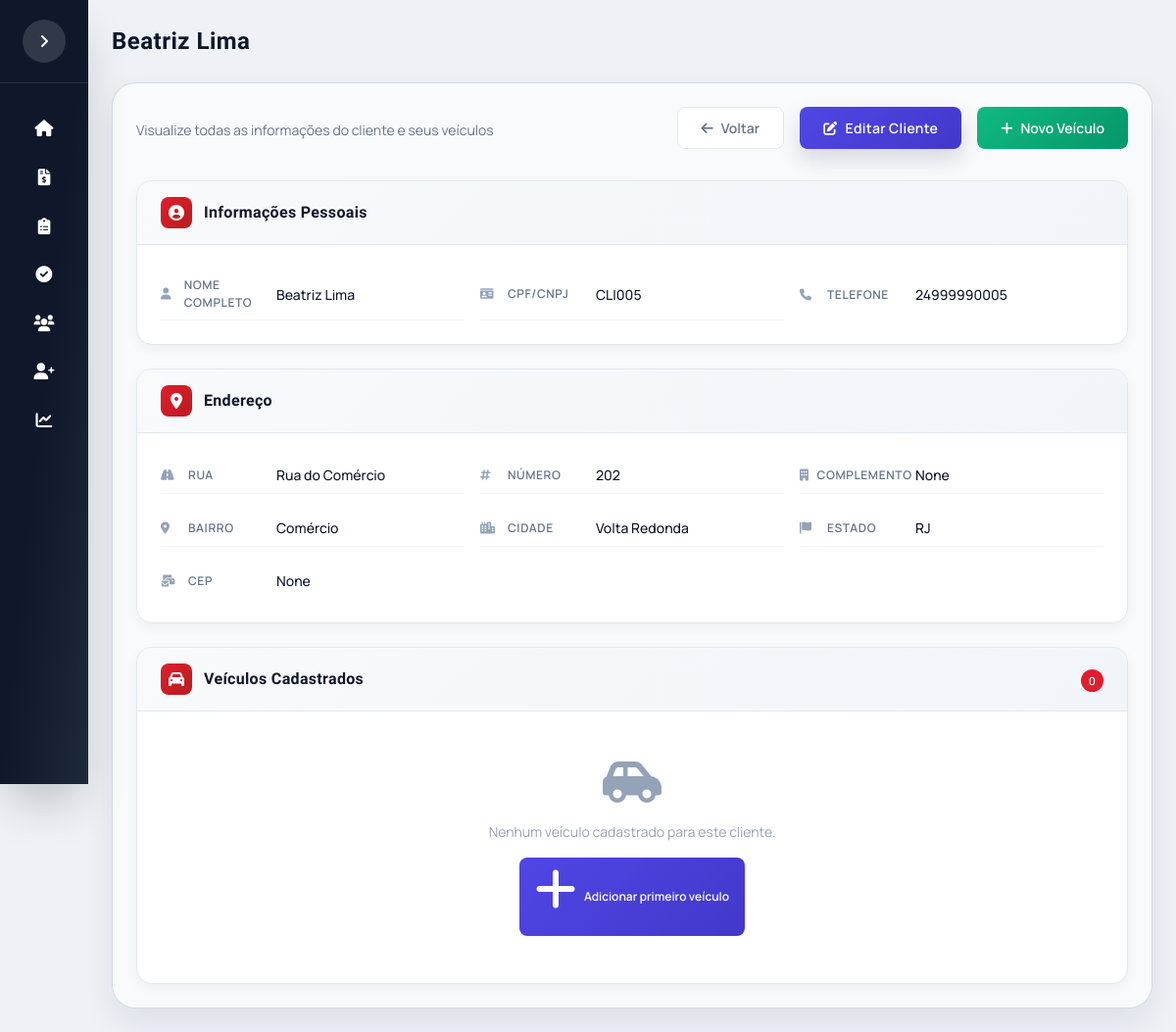
The page /cliente/5 on the database as committed earlier.
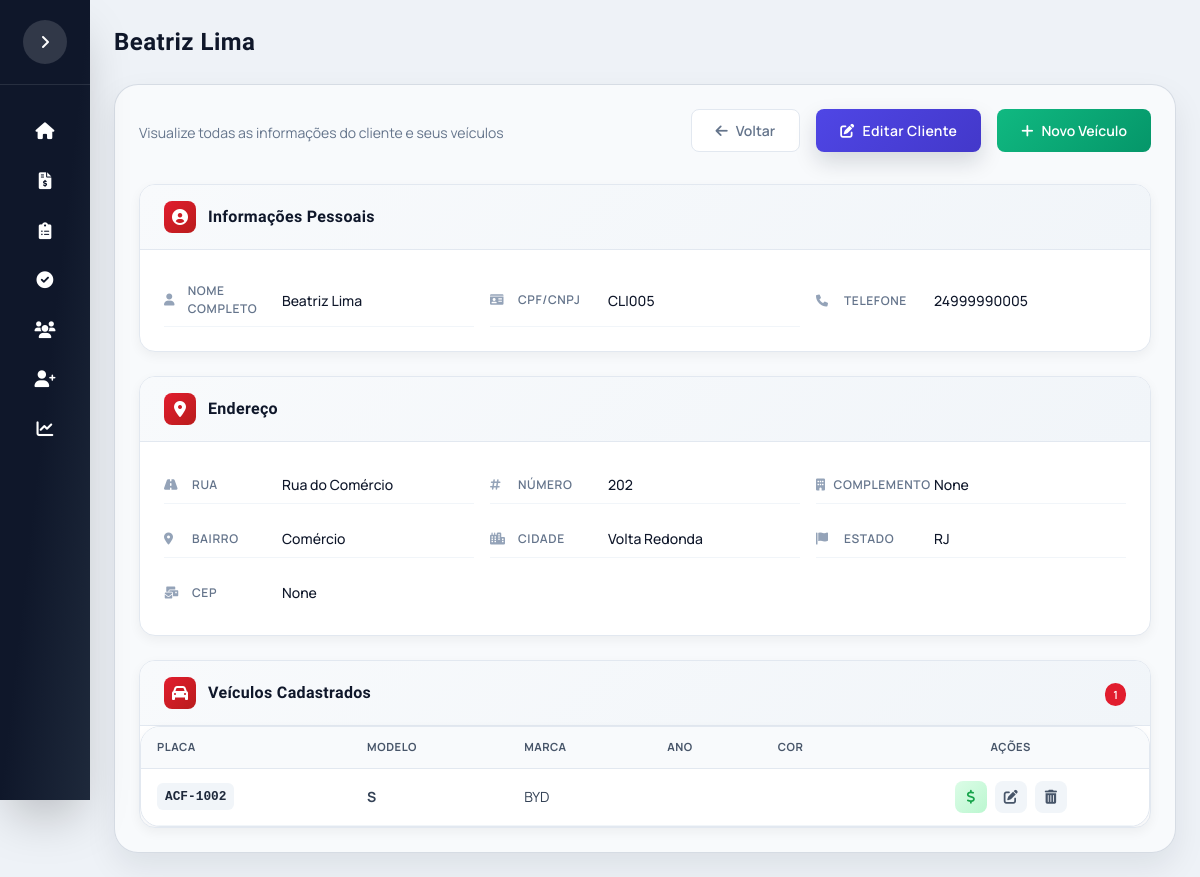
The same page on the database as committed later.
### app/models.py (models this page shows)
class Veiculo(db.Model):
    __tablename__ = "veiculos"
    id_veiculo = db.Column(db.Integer, primary_key=True, autoincrement=True)
    id_cliente = db.Column(db.Integer, db.ForeignKey("clientes.id_cliente"), nullable=False)
    veiculo_ativo = db.Column(db.Integer, default=1)
    placa = db.Column(db.String(7), unique=True, nullable=False)
    marca = db.Column(db.String(50), nullable=False)
    modelo = db.Column(db.String(80), nullable=False)
    ano = db.Column(db.Integer)
    cor = db.Column(db.String(30))
    orcamentos = db.relationship("Orcamento", backref="veiculo", lazy=True)

### app/routes.py (the view)
@main.route("/cliente/<int:id_cliente>")
def perfil_cliente(id_cliente):
    cliente = Cliente.query.get_or_404(id_cliente)
    return render_template(
        "cliente.html",
        cliente=cliente
    )

### templates/cliente.html (shortened to what the changed rows need)
{% extends "base.html" %}
{% block content %}
<div class="cliente-perfil-container">
    <div class="veiculos-card">
        <div class="card-header-custom">
            <div class="header-badge">
                {% set veiculos_ativos = [] %}
                {% for v in cliente.veiculos %}
                    {% if v.veiculo_ativo == 1 %}
                        {% set _ = veiculos_ativos.append(v) %}
                    {% endif %}
                {% endfor %}
                <span class="badge-veiculos">{{ veiculos_ativos|length }}</span>
            </div>
        </div>
        {% set veiculos_ativos = [] %}
        {% for v in cliente.veiculos %}
            {% if v.veiculo_ativo == 1 %}
                {% set _ = veiculos_ativos.append(v) %}
            {% endif %}
        {% endfor %}
        {% if veiculos_ativos %}
            <div class="table-wrapper">
                <table class="table-veiculos">
                    <thead>
                        <tr>
                            <th>Placa</th>
                            <th>Modelo</th>
                            <th>Marca</th>
                            <th>Ano</th>
                            <th>Cor</th>
                            <th style="text-align: center;">Ações</th>
                        </tr>
                    </thead>
                    <tbody>
                        {% for veiculo in veiculos_ativos %}
                        <tr>
                            <td data-label="Placa"><span class="placa-badge">{{ veiculo.placa.upper() }}</span></td>
                            <td data-label="Modelo"><strong>{{ veiculo.modelo }}</strong></td>
                            <td data-label="Marca">{{ veiculo.marca }}</td>
                            <td data-label="Ano">{{ veiculo.ano }}</td>
                            <td data-label="Cor">{{ veiculo.cor }}</td>
                            <td data-label="Ações" class="acoes-veiculo">
                                <a href="{{ url_for('main.form_orcamento', id_veiculo=veiculo.id_veiculo) }}" class="icon-btn-sm icon-btn-orcamento" data-tooltip="Novo orçamento">
                                    <i class="fas fa-dollar-sign"></i>
                                </a>
                                <a href="{{ url_for('main.editar_veiculo', id_veiculo=veiculo.id_veiculo) }}" class="icon-btn-sm" data-tooltip="Editar veículo">
                                    <i class="fas fa-edit"></i>
                                </a>
                                <form method="POST"
                                      action="{{ url_for('main.deletar_veiculo', id_veiculo=veiculo.id_veiculo) }}"
                                      style="display: inline;"
                                      onsubmit="event.preventDefault(); customConfirm({
                                          message: 'Tem certeza que deseja excluir este veículo?',
                                          title: 'Excluir Veículo',
                                          type: 'danger'
                                      }).then(confirmed => { if(confirmed) this.submit(); });">
                                    <button type="submit" class="icon-btn-sm" data-tooltip="Excluir veículo">
                                        <i class="fas fa-trash-alt"></i>
                                    </button>
                                </form>
                             </td>
                         </tr>
                        {% endfor %}
                    </tbody>
                </table>
            </div>
        {% else %}
            <div class="empty-state">
                <i class="fas fa-car-side"></i>
                <p>Nenhum veículo cadastrado para este cliente.</p>
                <a href="{{ url_for('main.novo_veiculo', id_cliente=cliente.id_cliente) }}" class="btn-primary-sm">
                    <i class="fas fa-plus"></i> Adicionar primeiro veículo
                </a>
            </div>
        {% endif %}
    </div>
</div>
{% endblock %}

Rows that differ between the two databases and show on the page:
added Veiculo: placa "ACF-1002", modelo "S", marca "BYD"
Other text that changed with them:
{{ veiculos_ativos|length }}: "0" → "1"
text no longer shown: "Nenhum veículo cadastrado para este cliente. Adicionar primeiro veículo"
text now shown: "PLACA MODELO MARCA ANO COR AÇÕES"
